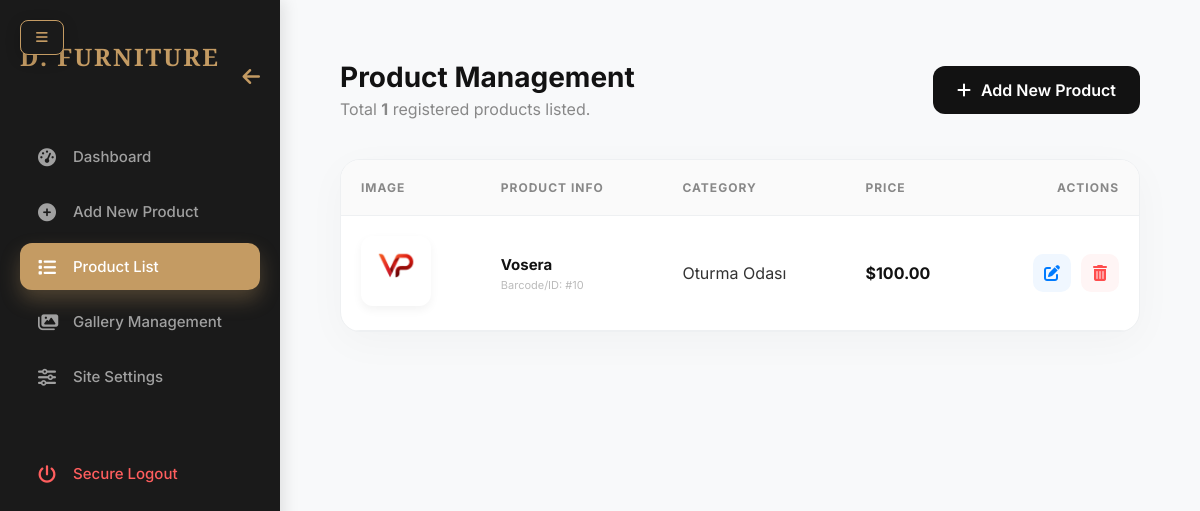
The page /admin/urun_liste.php (signed in) on the database its author committed.
### tables this page shows
CREATE TABLE `products` (
  `id` int(11) NOT NULL,
  `name` varchar(255) NOT NULL,
  `description` text DEFAULT NULL,
  `category_id` int(11) DEFAULT NULL,
  `price` decimal(10,2) NOT NULL,
  `discount_price` decimal(10,2) DEFAULT NULL,
  `image` varchar(255) DEFAULT NULL,
  `created_at` timestamp NOT NULL DEFAULT current_timestamp(),
  `active` tinyint(1) DEFAULT 1
);

CREATE TABLE `categories` (
  `id` int(11) NOT NULL,
  `category_name` varchar(100) NOT NULL
);

### admin/urun_liste.php (the view, shortened to what this page needs)
<?php
include "../includes/db.php";
$sql = "SELECT p.*, c.category_name
        FROM products p
        LEFT JOIN categories c ON p.category_id = c.id
        ORDER BY p.id DESC";
$result = $conn->query($sql);
?>
<!DOCTYPE html>
<html lang="en">
<head>
    <link rel="stylesheet" href="https://cdnjs.cloudflare.com/ajax/libs/font-awesome/6.4.0/css/all.min.css">
</head>
<body>
<button class="sidebar-toggle" id="toggleBtn"><i class="fa-solid fa-bars"></i></button>
<aside class="sidebar" id="sidebar">
    <div style="display: flex; justify-content: space-between; align-items: center; margin-bottom: 20px;">
        <h2>D. FURNITURE</h2>
        <i class="fa-solid fa-arrow-left" id="closeBtn" style="color: var(--primary); cursor: pointer; font-size: 20px;"></i>
    </div>
    <nav>
        <a href="index.php" class="nav-item"><i class="fa-solid fa-gauge-high"></i> Dashboard</a>
        <a href="urun_ekle.php" class="nav-item"><i class="fa-solid fa-circle-plus"></i> Add New Product</a>
        <a href="urun_liste.php" class="nav-item active"><i class="fa-solid fa-list"></i> Product List</a>
        <a href="galeri_ekle.php" class="nav-item"><i class="fa-solid fa-images"></i> Gallery Management</a>
        <a href="ayarlar.php" class="nav-item"><i class="fa-solid fa-sliders"></i> Site Settings</a>
        <a href="logout.php" class="nav-item logout"><i class="fa-solid fa-power-off"></i> Secure Logout</a>
    </nav>
</aside>
<main class="main-content" id="mainContent">
    <div class="header-area">
        <div>
            <h1>Product Management</h1>
            <p style="color: #888; margin-top: 5px;">Total <strong><?php echo $result->num_rows; ?></strong> registered products listed.</p>
        </div>
        <a href="urun_ekle.php" class="btn-add-new">
            <i class="fa-solid fa-plus"></i> Add New Product
        </a>
    </div>
    <div class="table-container">
        <?php if($result->num_rows > 0): ?>
        <table class="admin-table">
            <thead>
                <tr>
                    <th>Image</th>
                    <th>Product Info</th>
                    <th>Category</th>
                    <th>Price</th>
                    <th style="text-align: right;">Actions</th>
                </tr>
            </thead>
            <tbody>
                <?php while($row = $result->fetch_assoc()): ?>
                <tr>
                    <td>
                        <img src="../uploads/<?php echo $row['image']; ?>" class="product-img" alt="Product">
                    </td>
                    <td>
                        <div class="product-info">
                            <div class="name"><?php echo $row['name']; ?></div>
                            <div style="font-size: 11px; color: #bbb;">Barcode/ID: #<?php echo $row['id']; ?></div>
                        </div>
                    </td>
                    <td>
                        <span class="cat"><?php echo $row['category_name'] ?? 'General'; ?></span>
                    </td>
                    <td>
                        <?php if($row['discount_price']): ?>
                            <span class="price-discount">$<?php echo number_format($row['price'], 2); ?></span>
                            <div class="price-tag">$<?php echo number_format($row['discount_price'], 2); ?></div>
                        <?php else: ?>
                            <div class="price-tag">$<?php echo number_format($row['price'], 2); ?></div>
                        <?php endif; ?>
                    </td>
                    <td>
                        <div class="actions">
                            <a href="urun_duzenle.php?id=<?php echo $row['id']; ?>" class="btn-action btn-edit" title="Edit">
                                <i class="fa-solid fa-pen-to-square"></i>
                            </a>
                            <a href="urun_sil.php?id=<?php echo $row['id']; ?>"
                               class="btn-action btn-delete"
                               title="Delete"
                               onclick="return confirm('Are you sure you want to delete this product and its gallery completely?')">
                                <i class="fa-solid fa-trash-can"></i>
                            </a>
                        </div>
                    </td>
                </tr>
                <?php endwhile; ?>
            </tbody>
        </table>
        <?php endif; ?>
    </div>
</main>
</body>
</html>

### admin/urun_liste.php (style rules this page uses)
:root { --primary: #c49b63; --primary-hover: #b38a52; --dark: #121212; --sidebar-bg: #1a1a1a; --bg: #f8f9fa; --white: #ffffff; --border: #eef0f2; }
* { box-sizing: border-box; margin: 0; padding: 0; }
body { font-family: 'Inter', sans-serif; background: var(--bg); display: flex; color: #333; overflow-x: hidden; }
.sidebar-toggle { position: fixed; top: 20px; left: 20px; z-index: 1100; background: var(--sidebar-bg); color: var(--primary); border: 1px solid var(--primary); padding: 10px 15px; border-radius: 8px; cursor: pointer; display: flex; align-items: center; justify-content: center; box-shadow: 0 4px 15px rgba(0,0,0,0.2); transition: 0.3s; }
.sidebar { width: 280px; height: 100vh; background: var(--sidebar-bg); color: #fff; padding: 40px 20px; position: fixed; left: 0; top: 0; box-shadow: 4px 0 15px rgba(0,0,0,0.1); z-index: 1000; transition: transform 0.4s cubic-bezier(0.4, 0, 0.2, 1); }
.sidebar h2 { font-family: 'Playfair Display', serif; color: var(--primary); font-size: 24px; margin-bottom: 40px; text-align: center; letter-spacing: 2px; }
.nav-item { padding: 14px 18px; color: #a0a0a0; text-decoration: none; display: flex; align-items: center; border-radius: 12px; transition: 0.3s; margin-bottom: 8px; font-weight: 500; font-size: 15px; }
.nav-item i { margin-right: 15px; width: 20px; font-size: 18px; }
.nav-item.active { background: var(--primary); color: #fff; box-shadow: 0 10px 20px rgba(196, 155, 99, 0.3); }
.logout { margin-top: 50px; color: #ff5e5e !important; }
.main-content { flex: 1; margin-left: 280px; padding: 60px; transition: margin-left 0.4s cubic-bezier(0.4, 0, 0.2, 1); }
.header-area { display: flex; justify-content: space-between; align-items: center; margin-bottom: 40px; }
.header-area h1 { font-size: 28px; font-weight: 700; color: var(--dark); }
.btn-add-new { background: var(--dark); color: white; padding: 14px 24px; border-radius: 12px; text-decoration: none; font-weight: 600; display: flex; align-items: center; gap: 10px; transition: 0.3s; }
.table-container { background: var(--white); border-radius: 20px; overflow: hidden; box-shadow: 0 10px 40px rgba(0,0,0,0.03); border: 1px solid var(--border); }
.admin-table { width: 100%; border-collapse: collapse; text-align: left; }
.admin-table th { background: #fafafa; padding: 20px; color: #888; font-size: 12px; text-transform: uppercase; letter-spacing: 1px; border-bottom: 1px solid var(--border); }
.admin-table td { padding: 20px; border-bottom: 1px solid var(--border); vertical-align: middle; }
.product-img { width: 70px; height: 70px; object-fit: cover; border-radius: 12px; box-shadow: 0 4px 10px rgba(0,0,0,0.05); }
.product-info .name { font-weight: 700; color: var(--dark); font-size: 15px; margin-bottom: 4px; }
.price-tag { font-weight: 700; color: var(--dark); font-size: 16px; }
.actions { display: flex; gap: 10px; justify-content: flex-end; }
.btn-action { width: 38px; height: 38px; display: flex; align-items: center; justify-content: center; border-radius: 10px; text-decoration: none; transition: 0.3s; }
.btn-edit { background: #f0f7ff; color: #007bff; }
.btn-delete { background: #fff5f5; color: #ff4d4d; }

### rows shown on the page
products: image (picture), name "Vosera", id "10", category.category_name "Oturma Odası", price "100.00"

### other values the page prints
$result->num_rows "1"
